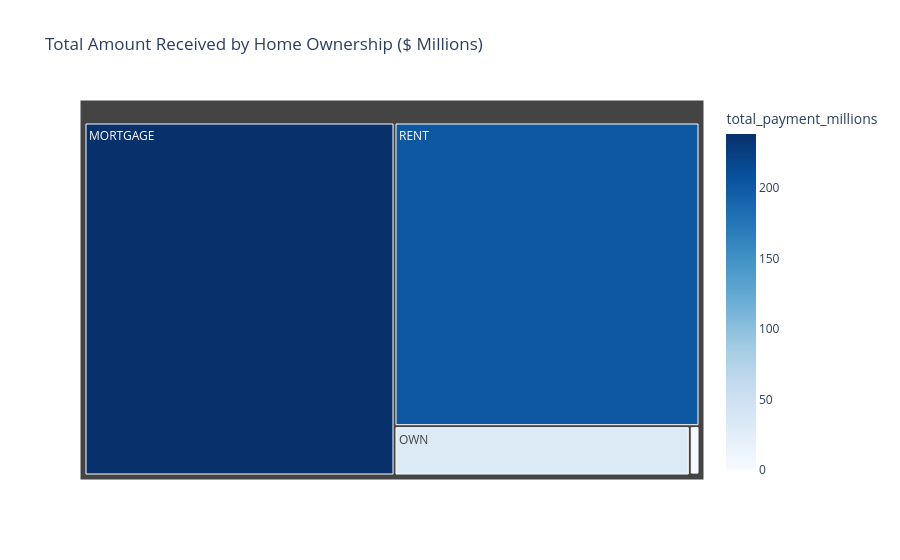

The notebook cell this image was saved under:
### Code cell
# HOME OWNERSHIP BY TOTAL AMOUNT RECCEIVED

home_received = df.groupby('home_ownership')['total_payment'].sum().reset_index()
home_received['total_payment_millions'] = home_received['total_payment'] / 1_000_000

fig = px.treemap(
    home_received,
    path=['home_ownership'],
    values='total_payment_millions',
    color='total_payment_millions',
    color_continuous_scale='Blues',
    title='Total Amount Received by Home Ownership ($ Millions)'
)

fig.show()

### Figure 1 — Plotly figure (JSON) as saved in the notebook; plotly's stock layout.template omitted (floating-point values rounded to 4 significant figures)
{"data": [{"branchvalues": "total", "customdata": [[238.5], [0.01905], [1.025], [31.73], [201.8]], "domain": {"x": [0, 1], "y": [0, 1]}, "hovertemplate": "labels=%{label}<br>total_payment_millions_sum=%{value}<br>parent=%{parent}<br>id=%{id}<br>total_payment_millions=%{color}<extra></extra>", "ids": ["MORTGAGE", "NONE", "OTHER", "OWN", "RENT"], "labels": ["MORTGAGE", "NONE", "OTHER", "OWN", "RENT"], "marker": {"coloraxis": "coloraxis", "colors": [238.5, 0.01905, 1.025, 31.73, 201.8]}, "name": "", "parents": ["", "", "", "", ""], "type": "treemap", "values": [238.5, 0.01905, 1.025, 31.73, 201.8]}], "layout": {"coloraxis": {"colorbar": {"title": {"text": "total_payment_millions"}}, "colorscale": [[0, "rgb(247,251,255)"], [0.125, "rgb(222,235,247)"], [0.25, "rgb(198,219,239)"], [0.375, "rgb(158,202,225)"], [0.5, "rgb(107,174,214)"], [0.625, "rgb(66,146,198)"], [0.75, "rgb(33,113,181)"], [0.875, "rgb(8,81,156)"], [1, "rgb(8,48,107)"]]}, "legend": {"tracegroupgap": 0}, "title": {"text": "Total Amount Received by Home Ownership ($ Millions)"}}}
